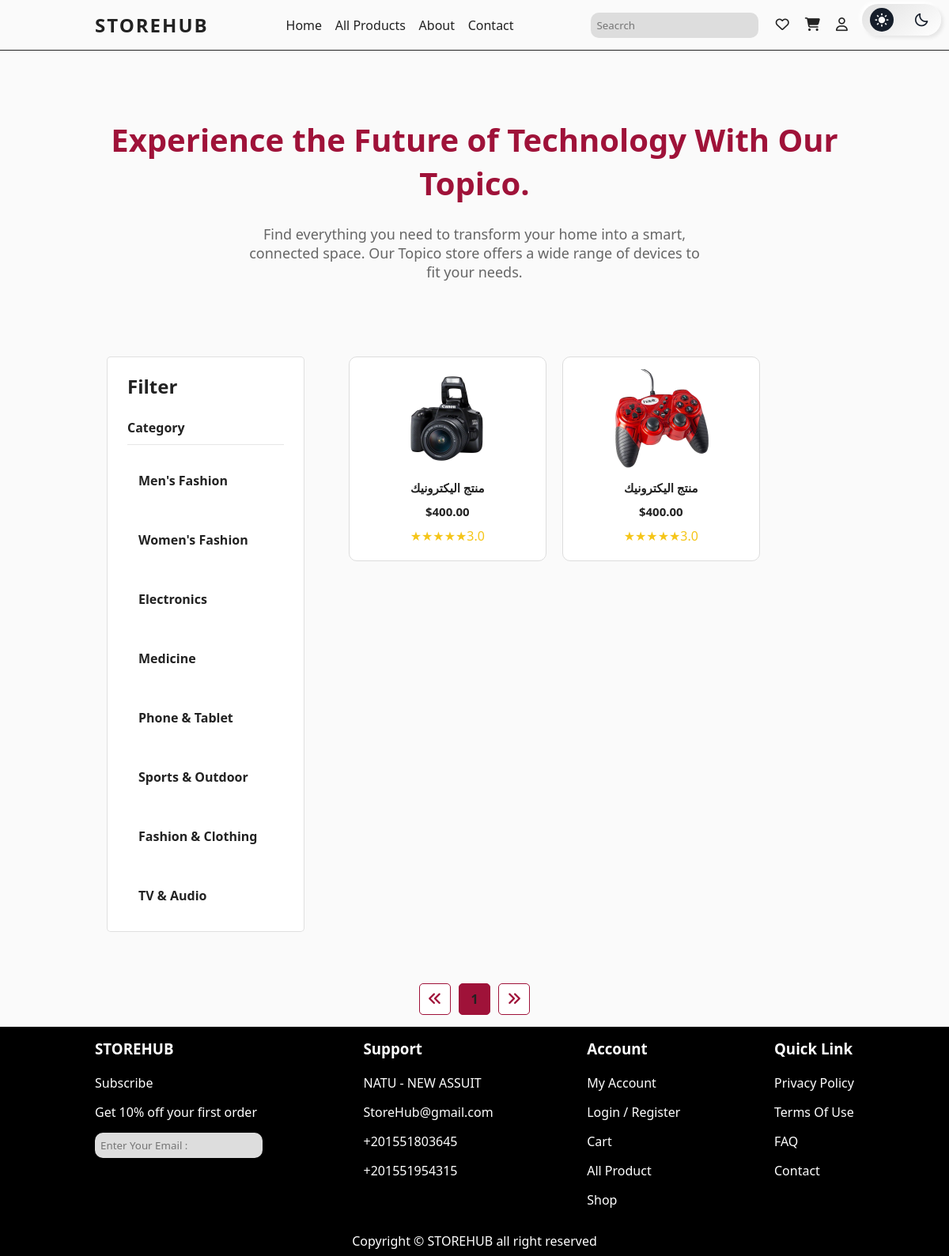
Before: /allproducts/?category=Electronics with the older database file.
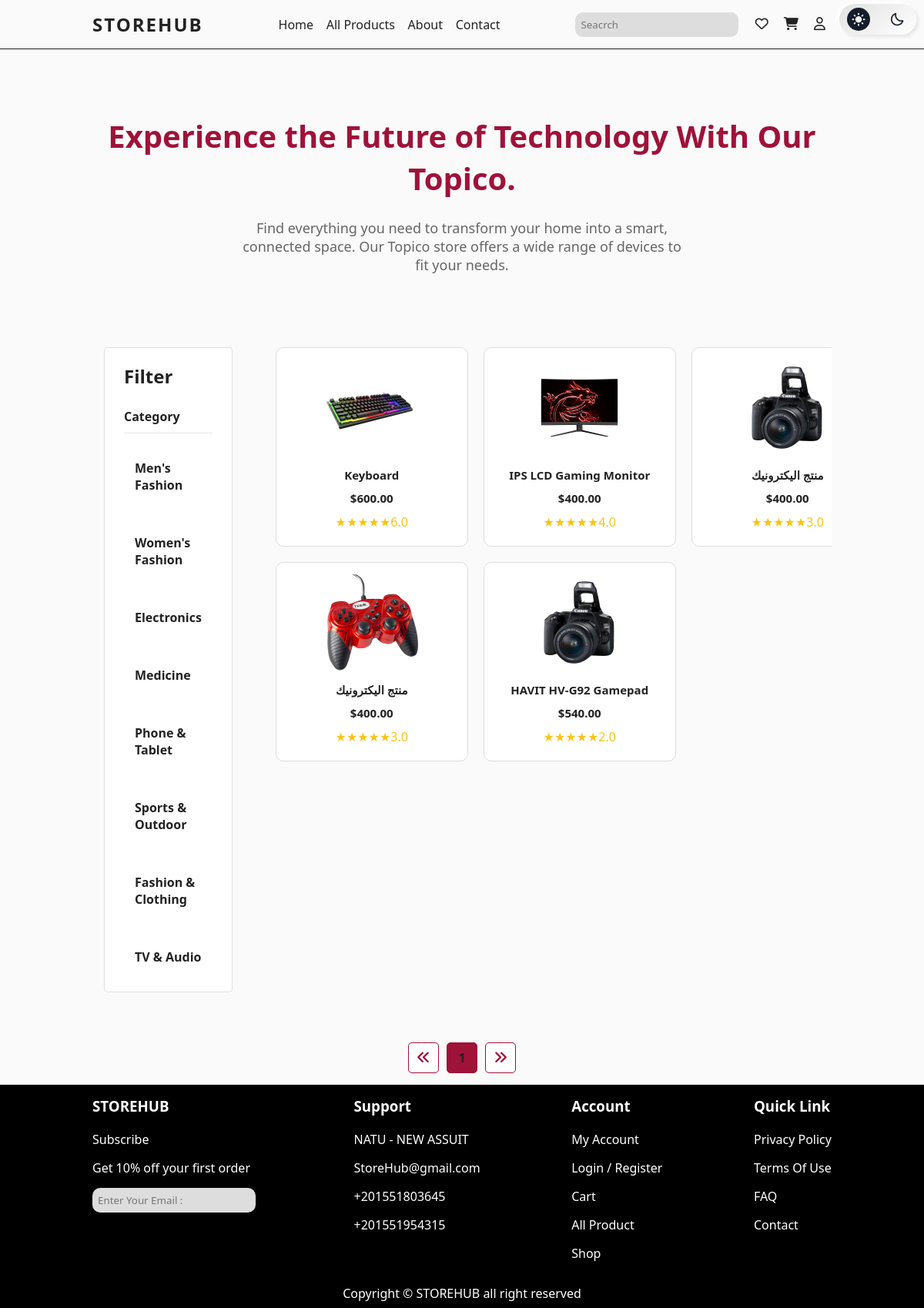
After: the same page with the newer database file.
### pages/models.py (models this page shows, shortened)
class Category(models.Model):
    name = models.CharField(max_length=50, unique=True, verbose_name="التصنيف")
    class Meta:
        verbose_name = "تصنيف"
        verbose_name_plural = "تصنيفات"

class Product(models.Model):
    name = models.CharField(max_length=255, verbose_name="اسم المنتج", blank=True, null=True, default="منتج بدون اسم")
    price = models.DecimalField(max_digits=10, decimal_places=2, verbose_name="السعر", default=0.00)
    saler = models.ForeignKey(User, on_delete=models.CASCADE, related_name='products', null=True, blank=True)
    image = models.ImageField(upload_to='products/', default='default.jpg', verbose_name="صورة المنتج", blank=True, null=True)
    color = models.CharField(max_length=50, verbose_name="اللون", blank=True, null=True)
    likes = models.ManyToManyField(User, related_name='product_likes', blank=True, verbose_name="اللايكات")
    color = models.CharField(max_length=50, choices=[
        ('red', 'Red'),
        ('green', 'Green'),
        ('yellow', 'Yellow'),
        ('blue', 'Blue'),
        ('orangered', 'OrangeRed'),
        ('black', 'Black')],
        default="black", verbose_name="اللون")
    category = models.ForeignKey(Category, on_delete=models.SET_NULL, null=True, blank=True, verbose_name="التصنيف")
    rating = models.FloatField(default=0, verbose_name="التقييم")
    class Meta:
        verbose_name = "منتج"
        verbose_name_plural = "منتجات"
    class Meta:
        verbose_name = "منتج"
        verbose_name_plural = "منتجات"
        ordering = ['-rating']

### pages/views.py (the view)
# urls.py: path('allproducts/' ,views.allproducts, name='allproducts'),
def allproducts(request):
    categories = Category.objects.all()
    colors = ['red', 'green', 'yellow', 'blue', 'orangered', 'black']
    products = Product.objects.all()
    selected_category = request.GET.get('category')
    selected_color = request.GET.get('color')
    filters = Q()
    if selected_category:
        filters &= Q(category__name=selected_category)
    if selected_color:
        filters &= Q(color=selected_color)
    if filters:
        products = products.filter(filters)
    paginator = Paginator(products, 9)
    page_number = request.GET.get('page')
    page_obj = paginator.get_page(page_number)
    context = {
        'categories': categories,
        'colors': colors,
        'products': page_obj.object_list,
        'page_obj': page_obj,
    }
    return render(request, 'pages/allproduct.html', context)

### pages/templates/pages/allproduct.html (shortened to what this page needs)
{% extends 'pages/base.html' %}
{% block content %}
{% load static %}
<head>
  <link rel="stylesheet" href="{% static 'css/style.css' %}" />
  <link rel="stylesheet" href="https://cdnjs.cloudflare.com/ajax/libs/font-awesome/6.7.2/css/all.min.css"
 />
  <link href="https://unpkg.com/boxicons@2.1.2/css/boxicons.min.css" rel="stylesheet" />
  <link rel="stylesheet" href="https://unpkg.com/swiper/swiper-bundle.min.css" />
</head>
<body class="light">
         <section class="top_page">
      <div class="container">
        <h1>Experience the Future of Technology With Our Topico.</h1>
        <p>
          Find everything you need to transform your home into a smart, connected space. Our Topico store offers a wide
          range of devices to fit your needs.
        </p>
      </div>
    </section>
    <section class="allproduct">
      <div class="container">
        <div class="filter">
          <h2>Filter</h2>
          <div class="filter_item">
              <h4>Category</h4>
              <div class="content">
                  {% for category in categories %}
                      <div class="item"><a href="?category={{ category.name }}">{{ category.name }}</a></div>
                  {% endfor %}
              </div>
          </div>
      </div>
          <div id="products-container" class="products_dev">
            {% for product in products %}
            <div class="product-card" id="product-{{ product.id }}">
                <img src="{{ product.image.url }}" alt="{{ product.name }}" class="product-image" onclick="window.location.href='/product/{{ product.id }}/'" />
                <h3 class="product-title">{{ product.name }}</h3>
                <h3 class="product-title">${{ product.price }}</h3>
                <div class="rating">★★★★★{{ product.rating }}</div>
            </div>
        {% endfor %}
          </div>
      </div>
      <div class="pagination">
        {% if page_obj.has_previous %}
            <button class="pagination-btn" title="Previous Page" onclick="window.location.href='?page={{ page_obj.previous_page_number }}'">
                <i class="fas fa-angle-double-left"></i>
            </button>
        {% else %}
            <button class="pagination-btn disabled" title="Previous Page" disabled>
                <i class="fas fa-angle-double-left"></i>
            </button>
        {% endif %}
        {% for num in page_obj.paginator.page_range %}
            <button class="pagination-number {% if page_obj.number == num %}active{% endif %}" onclick="window.location.href='?page={{ num }}'">
                {{ num }}
            </button>
        {% endfor %}
        {% if page_obj.has_next %}
            <button class="pagination-btn" title="Next Page" onclick="window.location.href='?page={{ page_obj.next_page_number }}'">
                <i class="fas fa-angle-double-right"></i>
            </button>
        {% else %}
            <button class="pagination-btn disabled" title="Next Page" disabled>
                <i class="fas fa-angle-double-right"></i>
            </button>
        {% endif %}
    </div>
  </section>
</body>
</html>
{% endblock %}

### templates/pages/base.html
{% include 'pages/parts/header.html' %}
{% block content %}
{% endblock content %}
{% include 'pages/parts/footer.html' %}

### templates/pages/parts/header.html (shortened to what this page needs)
<!DOCTYPE html>
{% load static %}
<html lang="en">
  <head>
    <link rel="stylesheet" href="{% static 'css/style.css' %}" />
    <link
      rel="stylesheet"
      href="https://cdnjs.cloudflare.com/ajax/libs/font-awesome/6.7.2/css/all.min.css"
    />
    <link
      href="https://unpkg.com/boxicons@2.1.2/css/boxicons.min.css"
      rel="stylesheet"
    />
  </head>
  <body class="light">
    <header>
      <div class="container">
        <nav>
          <h1>STOREHUB</h1>
          <div class="linkes">
            <a href="{% url 'index' %}" >
              <p>Home</p>
            </a>
            <a href="{% url 'allproducts' %}">
              <p>All Products</p>
            </a>
            <a href="{% url 'about' %}">
              <p>About</p>
            </a>
            <a href="{% url 'contact' %}">
              <p>Contact</p>
            </a>
          </div>
          <form class="header-form">
            <input type="search" placeholder="Seacrch" class="seacrch" />
            <a href="{% url 'wishlist' %}"><i class="fa-regular fa-heart"></i></a>
            <a href="cart.html"><i class="fa-solid fa-cart-shopping"></i></a>
            <a href="{% url 'register' %}"><i class="fa-regular fa-user"></i></a>
            <label class="toggle" for="toggle">
              <i class="bx bxs-sun"></i>
              <i class="bx bx-moon"></i>
              <span class="ball"></span>
            </label>
          </form>
        </nav>
      </div>
    </header>

### templates/pages/parts/footer.html (shortened to what this page needs)
<footer>
  {% load static %}
  <div class="container">
    <div class="foot1">
      <h3>STOREHUB</h3>
      <a href="#"><p>Subscribe</p></a>
      <a href="#"><p>Get 10% off your first order</p></a>
      <input type="email" class="seacrch" placeholder="Enter Your Email : "/>
    </div>
    <div class="foot2">
      <h3>Support</h3>
      <a href="#"><p>NATU - NEW ASSUIT</p></a>
      <a href="#"><p>StoreHub@gmail.com</p></a>
      <a href="#"><p>+201551803645</p></a>
      <a href="#"><p>+201551954315</p></a>
    </div>
    <div class="foot3">
        <h3>Account</h3>
        <a href="account.html"><p>My Account</p></a>
        <a href="#"><p>Login / Register</p></a>
        <a href="cart.html"><p>Cart</p></a>
        <a href="#"><p>All Product</p></a>
        <a href="#"><p>Shop</p></a>
    </div>
    <div class="foot4">
      <h3>Quick Link</h3>
      <a href="#"><p>Privacy Policy</p></a>
      <a href="#"><p>Terms Of Use</p></a>
      <a href="#"><p>FAQ</p></a>
      <a href="{% url 'contact' %}"><p>Contact</p></a>
    </div>
  </div>
  <p style="text-align: center; padding-bottom: 8px;">Copyright &copy;<span> STOREHUB </span>all right reserved</p>
</footer>

Changed rows visible on the page:
now on this page (row edited): Product: image (picture), name "Keyboard", price "600.00", rating "6.0"
now on this page (row edited): Product: image (picture), name "IPS LCD Gaming Monitor", price "400.00", rating "4.0"
now on this page (row edited): Product: image (picture), name "HAVIT HV-G92 Gamepad", price "540.00", rating "2.0"
